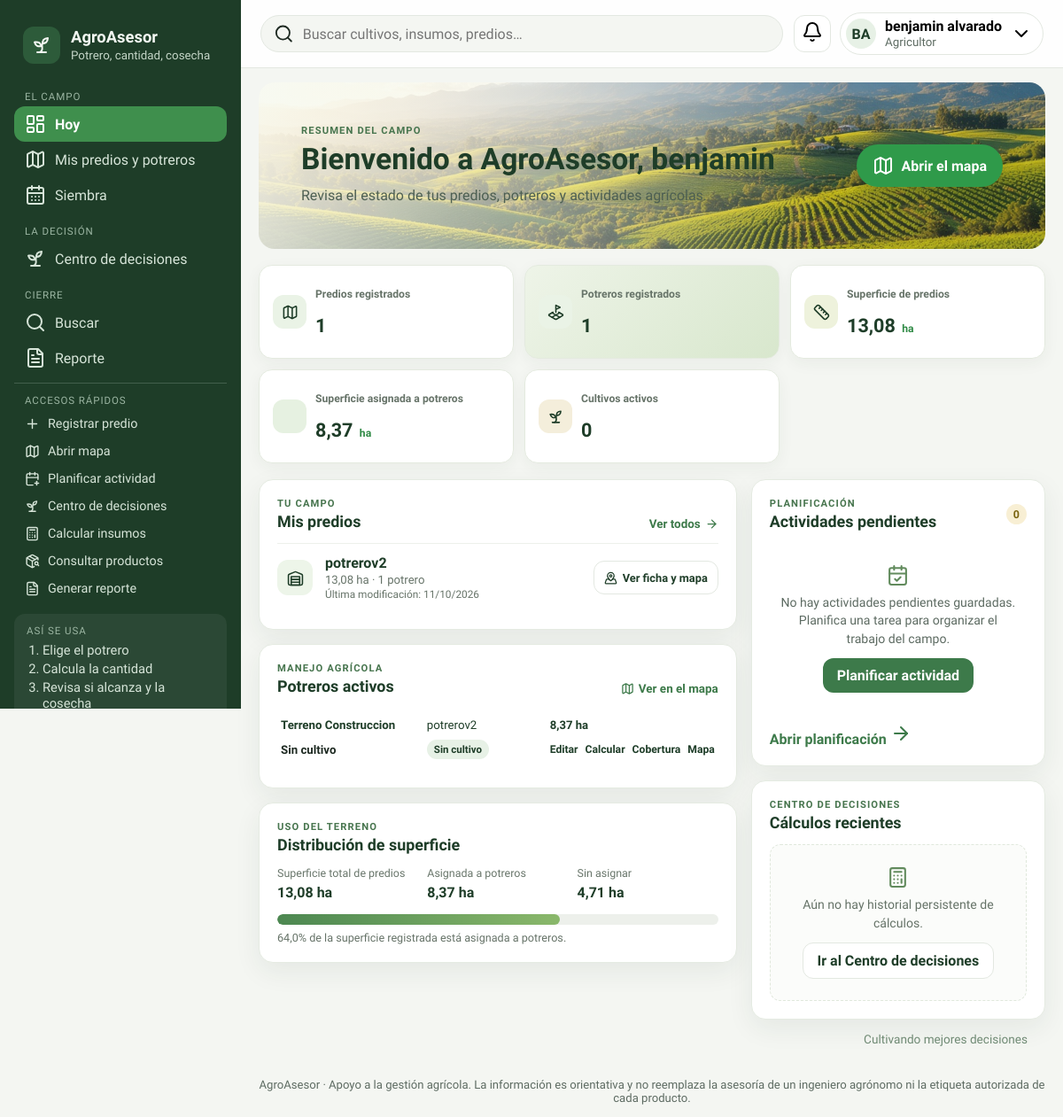
Page / (signed in) on the committed database.
### core/models.py (models this page shows, shortened)
class Predio(models.Model):
    propietario = models.ForeignKey(settings.AUTH_USER_MODEL, on_delete=models.PROTECT, related_name='predios')
    nombre = models.CharField(max_length=150)
    ubicacion = models.CharField(max_length=255)
    descripcion = models.TextField(blank=True)
    observaciones = models.TextField(blank=True)
    superficie_ha = models.DecimalField(max_digits=12, decimal_places=4, validators=[MinValueValidator(Decimal('0.0001'))])
    latitud = models.FloatField(null=True, blank=True, validators=[MinValueValidator(-85), MaxValueValidator(85)])
    longitud = models.FloatField(null=True, blank=True, validators=[MinValueValidator(-180), MaxValueValidator(180)])
    geojson = models.JSONField(null=True, blank=True)
    zona = models.ForeignKey(Zona, on_delete=models.PROTECT, null=True, blank=True)
    creado = models.DateTimeField(auto_now_add=True)
    actualizado = models.DateTimeField(auto_now=True)
    class Meta:
        ordering = ['nombre', 'pk']
        constraints = [models.CheckConstraint(condition=models.Q(superficie_ha__gt=0), name='predio_superficie_positiva')]
    @property
    def perimetro_m(self):
        if not self.geojson:
            return None
        return polygon_perimeter(coordinates_from_geojson(self.geojson))

class Potrero(models.Model):
    predio = models.ForeignKey(Predio, on_delete=models.PROTECT, related_name='potreros')
    nombre = models.CharField(max_length=150)
    cultivo = models.ForeignKey(Cultivo, on_delete=models.PROTECT, null=True, blank=True, related_name='potreros')
    variedad = models.CharField(max_length=150, blank=True)
    fecha_siembra = models.DateField(null=True, blank=True)
    fecha_cosecha = models.DateField(null=True, blank=True)
    superficie_ha = models.DecimalField(max_digits=12, decimal_places=4, validators=[MinValueValidator(Decimal('0.0001'))])
    perimetro = models.JSONField(default=list, blank=True)
    geojson = models.JSONField(null=True, blank=True)
    latitud = models.FloatField(null=True, blank=True, validators=[MinValueValidator(-85), MaxValueValidator(85)])
    longitud = models.FloatField(null=True, blank=True, validators=[MinValueValidator(-180), MaxValueValidator(180)])
    creado = models.DateTimeField(auto_now_add=True)
    actualizado = models.DateTimeField(auto_now=True)
    class Meta:
        ordering = ['nombre', 'pk']
        constraints = [models.CheckConstraint(condition=models.Q(superficie_ha__gt=0), name='potrero_superficie_positiva')]
    @property
    def perimetro_m(self):
        return polygon_perimeter(self.perimetro) if self.perimetro else None

### core/views.py (the view)
# urls.py: path('', views.dashboard, name='dashboard'),
@login_required
def dashboard(request):
    farm_data = farm_payload(request.user)
    pending = ActividadAgricola.objects.filter(
        usuario=request.user,
        potrero__predio__propietario=request.user,
        estado=ActividadAgricola.Estado.PENDIENTE,
    ).select_related('potrero', 'potrero__predio').order_by('fecha_programada', 'pk')
    return _page(request, 'dashboard.html', 'dashboard', {
        'farm_data':farm_data,
        'dashboard_predios':farm_data['predios'],
        'dashboard_plots':farm_data['plots'],
        'dashboard_activities':pending[:5],
        'pending_activity_count':pending.count(),
    })

### core/templates/dashboard.html (shortened to what this page needs)
{% extends "body.html" %}
{% load static %}
{% block extra_css %}<link rel="stylesheet" href="{% static 'css/dashboard.css' %}?v=6"><link rel="stylesheet" href="{% static 'css/activities.css' %}">{% endblock %}
{% block content %}
<div class="dash">
    <section class="dash-hero">
        <div>
            <span class="dash-eyebrow">RESUMEN DEL CAMPO</span>
            <h1>Bienvenido a AgroAsesor{% if first_name %}, {{ first_name }}{% endif %}</h1>
            <p>Revisa el estado de tus predios, potreros y actividades agrícolas.</p>
        </div>
        <a class="button dash-hero-btn" href="{% url 'predios' %}">
            <i data-lucide="map"></i>
            Abrir el mapa
        </a>
    </section>
    <section class="dash-stats" id="stats" aria-label="Indicadores del campo">
        <article class="card dash-stat predios">
            <span class="stat-icon"><i data-lucide="map"></i></span>
            <span><span class="muted">Predios registrados</span><strong class="stat-value">{{ farm_data.stats.predios }}</strong></span>
        </article>
        <article class="card dash-stat potreros">
            <span class="stat-icon"><i data-lucide="land-plot"></i></span>
            <span><span class="muted">Potreros registrados</span><strong class="stat-value">{{ farm_data.stats.potreros }}</strong></span>
        </article>
        <article class="card dash-stat total-area">
            <span class="stat-icon"><i data-lucide="ruler"></i></span>
            <span><span class="muted">Superficie de predios</span><strong class="stat-value">{{ farm_data.stats.superficie_predios|floatformat:2 }} <small>ha</small></strong></span>
        </article>
        <article class="card dash-stat area">
            <span class="stat-icon"></span>
            <span><span class="muted">Superficie asignada a potreros</span><strong class="stat-value">{{ farm_data.stats.superficie|floatformat:2 }} <small>ha</small></strong></span>
        </article>
        <article class="card dash-stat crops">
            <span class="stat-icon"><i data-lucide="sprout"></i></span>
            <span><span class="muted">Cultivos activos</span><strong class="stat-value">{{ farm_data.stats.cultivos }}</strong></span>
        </article>
    </section>
    <div class="dash-desk">
        <div class="dash-main-column">
            <section class="card dash-farms">
                <div class="section-heading">
                    <div><span class="dash-section-kicker">TU CAMPO</span><h2>Mis predios</h2></div>
                    <a class="text-link" href="{% url 'predios' %}">Ver todos <i data-lucide="arrow-right"></i></a>
                </div>
                {% for farm in dashboard_predios %}
                <article class="farm-card">
                    <span class="farm-icon" aria-hidden="true"><i data-lucide="warehouse"></i></span>
                    <div class="farm-card-info">
                        <strong>{{ farm.name }}</strong>
                        <span>{{ farm.area|floatformat:2 }} ha · {{ farm.plotCount }} {% if farm.plotCount == 1 %}potrero{% else %}potreros{% endif %}</span>
                        <small>Última modificación: {{ farm.updated }}</small>
                    </div>
                    <a class="button secondary farm-map-link" href="{% url 'predio_detail' farm.id %}" aria-label="Ver {{ farm.name }} en el mapa y consultar su ficha">
                        <i data-lucide="map-pinned"></i><span>Ver ficha y mapa</span>
                    </a>
                </article>
                {% empty %}
                <div class="empty-state dash-empty">
                    <i data-lucide="map"></i>
                    <p>Aún no tienes predios registrados. Registra el primero para organizar la superficie y sus potreros.</p>
                    <a class="button" href="{% url 'predio_create' %}">Registrar predio</a>
                </div>
                {% endfor %}
            </section>
            <section class="card dash-plots">
                <div class="section-heading">
                    <div><span class="dash-section-kicker">MANEJO AGRÍCOLA</span><h2>Potreros activos</h2></div>
                    <a class="text-link" href="{% url 'predios' %}"><i data-lucide="map"></i> Ver en el mapa</a>
                </div>
                {% if dashboard_plots %}
                <div id="plot-board">
                    {% for plot in dashboard_plots %}
                    <article class="plot-row">
                        <strong class="plot-name">{{ plot.name }}</strong>
                        <a class="plot-farm-link" href="{% url 'predio_detail' plot.predio %}">{{ plot.farmName }}</a>
                        <span class="plot-area">{{ plot.areaHa|floatformat:2 }} ha</span>
                        <span class="plot-crop">{{ plot.crop|default:'Sin cultivo' }}</span>
                        <span class="badge{% if plot.status == 'Planificado' %} amber{% endif %}">{{ plot.status }}</span>
                        <span class="plot-actions">
                            <a href="{{ plot.editUrl }}">Editar</a>
                            <a href="/calculadora/?plot={{ plot.id|urlencode }}">Calcular</a>
                            <a href="/cobertura/?plot={{ plot.id|urlencode }}">Cobertura</a>
                            <a href="{% url 'predio_detail' plot.predio %}">Mapa</a>
                        </span>
                    </article>
                    {% endfor %}
                </div>
                {% endif %}
            </section>
            <section class="card dash-distribution">
                <div class="section-heading">
                    <div><span class="dash-section-kicker">USO DEL TERRENO</span><h2>Distribución de superficie</h2></div>
                </div>
                <div class="distribution-labels">
                    <span>Superficie total de predios <strong>{{ farm_data.stats.superficie_predios|floatformat:2 }} ha</strong></span>
                    <span>Asignada a potreros <strong>{{ farm_data.stats.superficie|floatformat:2 }} ha</strong></span>
                    <span>Sin asignar <strong>{{ farm_data.stats.superficie_sin_asignar|floatformat:2 }} ha</strong></span>
                </div>
                {% if farm_data.stats.superficie_predios %}
                <div class="distribution-bar" role="progressbar" aria-label="Porcentaje de superficie de predios asignada a potreros" aria-valuemin="0" aria-valuemax="100" aria-valuenow="{{ farm_data.stats.distribucion_bar_pct|floatformat:0 }}">
                    <span style="width: {{ farm_data.stats.distribucion_bar_pct|floatformat:0 }}%"></span>
                </div>
                <p class="distribution-caption">{{ farm_data.stats.distribucion_pct|floatformat:1 }}% de la superficie registrada está asignada a potreros.</p>
                {% else %}
                <div class="distribution-empty"><p>Registra un predio para consultar la distribución de superficie.</p><a href="{% url 'predio_create' %}">Registrar predio</a></div>
                {% endif %}
            </section>
        </div>
        <aside class="dash-side-column">
            <section class="card dash-today">
                <div class="section-heading">
                    <div><span class="dash-section-kicker">PLANIFICACIÓN</span><h2>Actividades pendientes</h2></div>
                    <span class="badge amber">{{ pending_activity_count }}</span>
                </div>
                {% for activity in dashboard_activities %}
                <article class="activity-row">
                    <div class="activity-date"><strong>{{ activity.fecha_programada|date:"d" }}</strong><span>{{ activity.fecha_programada|date:"M" }}</span></div>
                    <div class="activity-info">
                        <strong><a href="{% url 'actividad_detail' activity.pk %}">{{ activity.nombre }}</a></strong>
                        <p>{{ activity.get_tipo_display }} · <a href="{% url 'predio_detail' activity.potrero.predio_id %}">{{ activity.potrero.nombre }} · {{ activity.potrero.predio.nombre }}</a></p>
                        <span class="activity-state">{{ activity.get_estado_display }}</span>
                    </div>
                    <form class="activity-complete-form" method="post" action="{% url 'actividad_estado' activity.pk %}">
                        {% csrf_token %}
                        <input type="hidden" name="estado" value="completada">
                        <input type="hidden" name="next" value="dashboard">
                        <button class="button secondary" type="submit">Completar</button>
                    </form>
                </article>
                {% empty %}
                <div class="empty-state dash-empty">
                    <i data-lucide="calendar-check"></i>
                    <p>No hay actividades pendientes guardadas. Planifica una tarea para organizar el trabajo del campo.</p>
                    <a class="button" href="{% url 'actividad_create' %}">Planificar actividad</a>
                </div>
                {% endfor %}
                <a class="text-link activities-link" href="{% url 'calendario' %}">Abrir planificación <i data-lucide="arrow-right"></i></a>
            </section>
            <section class="card dash-calculations">
                <div class="section-heading">
                    <div><span class="dash-section-kicker">CENTRO DE DECISIONES</span><h2>Cálculos recientes</h2></div>
                </div>
                <div class="empty-state dash-empty">
                    <i data-lucide="calculator"></i>
                    <p>Aún no hay historial persistente de cálculos.</p>
                    <a class="button secondary" href="{% url 'decisiones' %}">Ir al Centro de decisiones</a>
                </div>
            </section>
        </aside>
    </div>
    <p class="dash-footnote">Cultivando mejores decisiones</p>
</div>
{% endblock %}

### rows in the picture
Predio: name "potrerov2", farmName "potrerov2"
Potrero: name "Terreno Construccion"

### other values in the picture
{{ group }} "EL CAMPO" "LA DECISIÓN" "CIERRE"
{{ label }} "Hoy" "Mis predios y potreros" "Siembra" "Centro de decisiones" "Buscar" "Reporte"
{{ initials }} "BA"
{{ user.name }} "benjamin alvarado"
{{ user.role }} "Agricultor"
{{ first_name }} "benjamin"
{{ farm_data.stats.predios }} "1"
{{ farm_data.stats.potreros }} "1"
{{ farm_data.stats.superficie_predios|floatformat:2 }} "13,08"
{{ farm_data.stats.superficie|floatformat:2 }} "8,37"
{{ farm_data.stats.cultivos }} "0"
{{ farm.area|floatformat:2 }} "13,08"
{{ farm.plotCount }} "1"
{{ farm.updated }} "11/10/2026"
{{ plot.areaHa|floatformat:2 }} "8,37"
